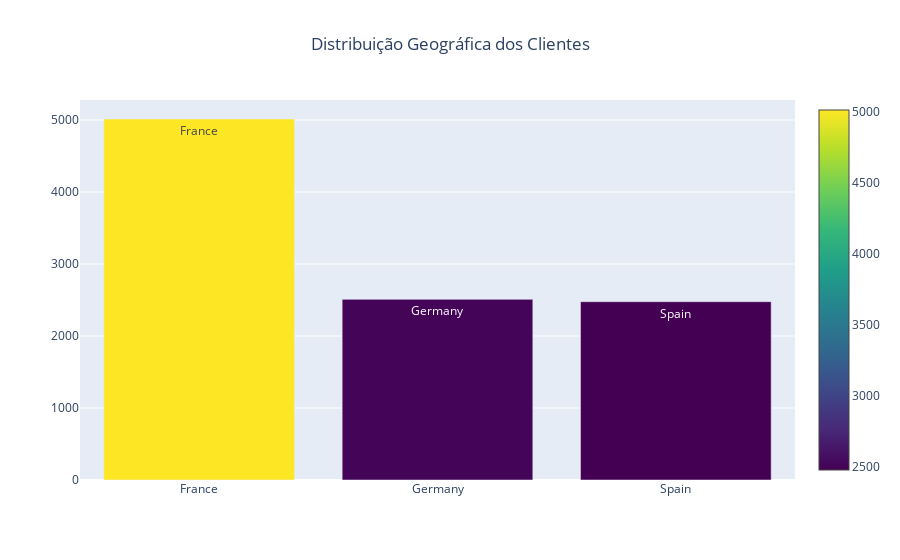

Source (notebook cell):
### Markdown cell above
# Análise Exploratória de Dados

### Code cell
# Certifique-se de que a contagem de 'geography' esteja correta
geography_counts = df['geography'].value_counts()
# Trace do gráfico
trace = go.Bar(x=geography_counts.index,
               y=geography_counts.values,
               marker=dict(color=geography_counts.values,
                           colorscale='Viridis',
                           showscale=True),
               text=geography_counts.index)

data = [trace]
layout = go.Layout(barmode="group", title=dict(text='Distribuição Geográfica dos Clientes', x=0.5))
fig = go.Figure(data=data, layout=layout)

# Plotar o gráfico
py.iplot(fig)

### Figure 1 — Plotly figure (JSON) as saved in the notebook; plotly's stock layout.template omitted (floating-point values rounded to 4 significant figures)
{"data": [{"marker": {"color": [5014, 2509, 2477], "colorscale": [[0, "#440154"], [0.1111, "#482878"], [0.2222, "#3e4989"], [0.3333, "#31688e"], [0.4444, "#26828e"], [0.5556, "#1f9e89"], [0.6667, "#35b779"], [0.7778, "#6ece58"], [0.8889, "#b5de2b"], [1, "#fde725"]], "showscale": true}, "text": ["France", "Germany", "Spain"], "type": "bar", "x": ["France", "Germany", "Spain"], "y": [5014, 2509, 2477]}], "layout": {"autosize": true, "barmode": "group", "title": {"text": "Distribuição Geográfica dos Clientes", "x": 0.5}, "xaxis": {"autorange": true, "range": [-0.5, 2.5], "type": "category"}, "yaxis": {"autorange": true, "range": [0, 5278.0], "type": "linear"}}}
